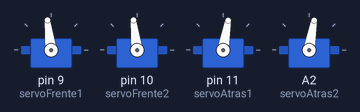
The sketch below on a simulated Arduino Uno, built with avr-gcc and run on an emulated ATmega328P. On the bench: 4 × servo.

Above: at 2.05 s.
At 2.4 s:
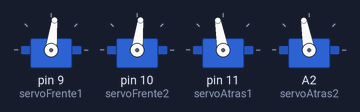
Timing chart, 0 to 5.0 s (numbered marks = the images above):
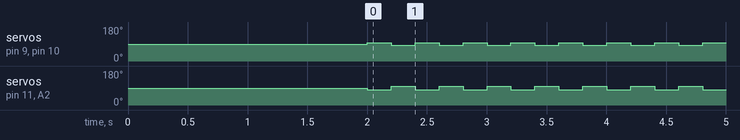

The sketch:

cuatros_piernas_trote.ino
```cpp
// Pasear con cuatros patas, trotar modo de andar

#include <Servo.h>                            // Incluye archivo para controlar servos

// Declarar variables para representar los dos servos
Servo servoFrente1;
Servo servoFrente2;
Servo servoAtras1;
Servo servoAtras2;

// Esta función corre solo una vez, cuando empiece el Arduino
void setup()
{
  pinMode(A2, OUTPUT);
  servoFrente1.attach(9);                      // Adjuntar servo frente a clavija 9
  servoFrente2.attach(10);
  servoAtras1.attach(11);                      // Adjuntar servo atrás a clavija 11
  servoAtras2.attach(A2);
  estarEnPie();
  delay(2000);
}

// Esta función corre repetidamente
void loop()
{
  pasar1();
  delay(200);
  pasar2();
  delay(200);
  //pasar3();
  //delay(300);
  //pasar4();
  //estarEnPie();
  //delay(300);
}

void estarEnPie()
{
  servoFrente1.write(90);
  servoFrente2.write(90);
  servoAtras1.write(90);
  servoAtras2.write(90);
}

void pasar1()
{
  servoFrente1.write(97);
  servoAtras2.write(80);
  servoFrente2.write(97);
  servoAtras1.write(80);
}

void pasar2()
{
  servoFrente2.write(83);
  servoAtras1.write(100);
  servoFrente1.write(83);
  servoAtras2.write(100);
}
```

Measured:
- by itself, servo on pin 9 (servoFrente1), servo on pin 10 (servoFrente2): alternates 97° for 0.20 s and 83° for 0.20 s
- by itself, servo on pin 11 (servoAtras1), servo on A2 (servoAtras2): alternates 100° for 0.20 s and 80° for 0.20 s
